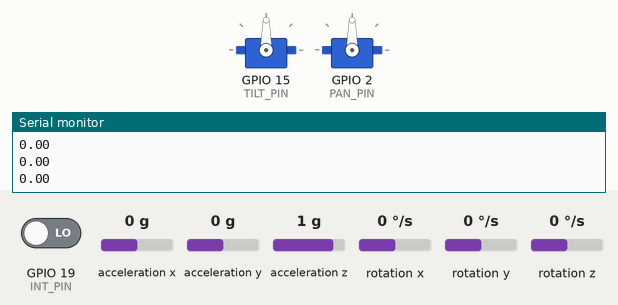
This program was run on a simulated ESP32. Shown: 2 × servo, the last lines printed to the serial monitor. The test bench sets the inputs (shaded band); at power-on: acceleration x 0 g, acceleration y 0 g, GPIO 19 (INT_PIN) LOW, acceleration z 1 g, rotation x 0 °/s, rotation y 0 °/s, rotation z 0 °/s. The sensor or clock chip raises its interrupt line as the real part does.

Above: at 2.2 s.
2.3 s: acceleration x set to -1.4 g
At 3.0 s:
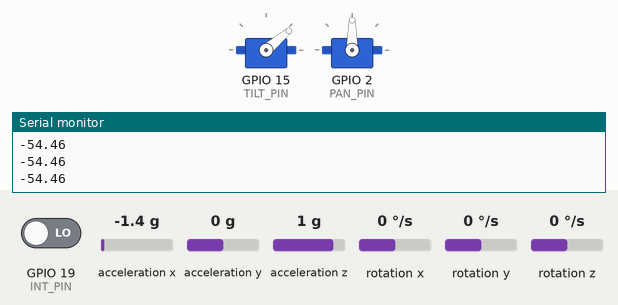
3.8 s: acceleration x set to 0.1 g
6.8 s: acceleration y set to -1.4 g
At 7.6 s:
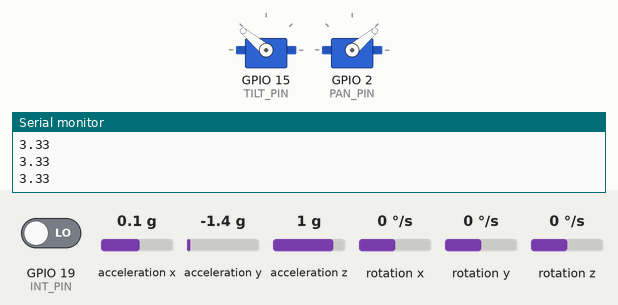
8.3 s: acceleration y set to 0.8 g
9.9 s: acceleration x set to -0.1 g
At 12.6 s:
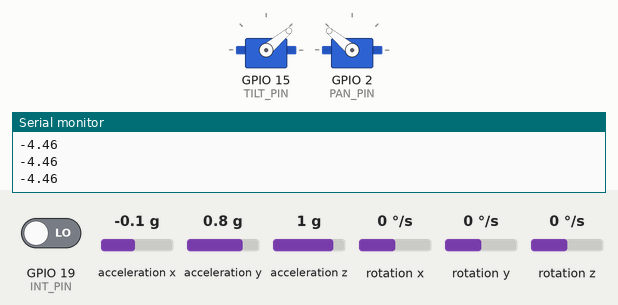
12.9 s: acceleration y set to 0 g
At 13.6 s:
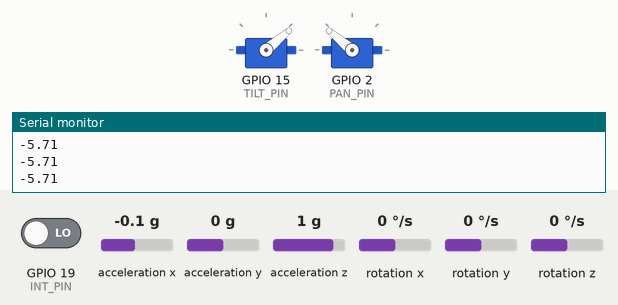
Timing chart, 0 to 15.4 s (numbered marks = the images above; inputs shaded):
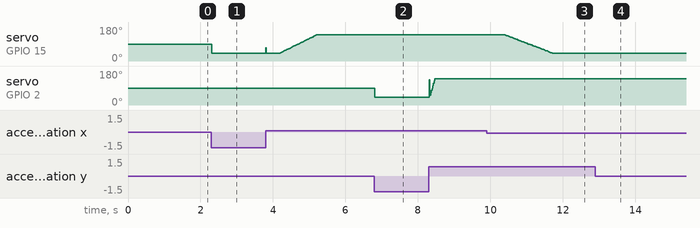

Measured:
- after the input at 2.3 s, servo on GPIO 15 (TILT_PIN): 90° → 40° at once
- after the input at 6.8 s, servo on GPIO 2 (PAN_PIN): 90° → 40° at once
- after the input at 9.9 s, servo on GPIO 15 (TILT_PIN): moves from 140° to 40° over 1.3 s, starting after 0.49 s
- after the input at 12.9 s, servo on GPIO 2 (PAN_PIN): 140° → 139° at once, → 140° 0.01 s later

The program:

main.cpp
```cpp
#include <Arduino.h>
#include <Wire.h>
#include <MPU6050_6Axis_MotionApps20.h>
#include <PID_v1.h>
#include <ESP32Servo.h>

// ─── Pin Definitions ────────────────────────────────────────────────────────
#define PAN_PIN  2
#define TILT_PIN 15
#define INT_PIN  19   // MPU6050 interrupt pin

Servo tiltServo;
Servo panServo;
MPU6050 mpu;

// ─── PID Variables ──────────────────────────────────────────────────────────
double Setpoint = 0;
double inputPitch, outputPitch;
double inputRoll,  outputRoll;

// Tuned using Ziegler-Nichols method: Ku=1.6, Tu=0.21s
// Kp=0.6*Ku, Ki=1.2*Ku/Tu, Kd=0.075*Ku*Tu
double Kp = 0.8, Ki = 16.8, Kd = 0.0105;

PID PIDPitch(&inputPitch, &outputPitch, &Setpoint, Kp, Ki, Kd, REVERSE);
PID PIDRoll (&inputRoll,  &outputRoll,  &Setpoint, Kp, Ki, Kd, REVERSE);

// ─── MPU6050 DMP Variables ──────────────────────────────────────────────────
uint8_t  fifoBuffer[64];
uint16_t packetSize;
uint16_t fifoCount;
uint8_t  mpuIntStatus;
Quaternion  q;
VectorFloat gravity;
float ypr[3];  // [yaw, pitch, roll] in radians

// Interrupt flag — set by ISR when DMP data is ready
volatile bool mpuInterrupt = false;
void dmpDataReady() { mpuInterrupt = true; }

// ─── Setup ──────────────────────────────────────────────────────────────────
void setup() {
    Serial.begin(115200);
    Wire.begin(21, 22);
    Wire.setClock(100000);

    tiltServo.attach(TILT_PIN);
    panServo.attach(PAN_PIN);
    tiltServo.write(90);
    panServo.write(90);
    delay(500);

    mpu.initialize();

    uint8_t status = mpu.dmpInitialize();
    if (status == 0) {
        // Auto-calibration — keep sensor flat and still during startup
        mpu.CalibrateAccel(6);
        mpu.CalibrateGyro(6);
        mpu.setDMPEnabled(true);

        attachInterrupt(digitalPinToInterrupt(INT_PIN), dmpDataReady, RISING);
        mpuIntStatus = mpu.getIntStatus();
        packetSize   = mpu.dmpGetFIFOPacketSize();
        mpuInterrupt = false;
        Serial.println("DMP Ready");
    } else {
        Serial.print("DMP Init Failed: ");
        Serial.println(status);
        while (true);
    }

    PIDPitch.SetMode(AUTOMATIC);
    PIDPitch.SetSampleTime(10);
    PIDPitch.SetOutputLimits(-90, 90);
    PIDRoll.SetMode(AUTOMATIC);
    PIDRoll.SetSampleTime(10);
    PIDRoll.SetOutputLimits(-90, 90);
}

// ─── Main Loop ──────────────────────────────────────────────────────────────
void loop() {

    // Runtime PID tuning via Serial (from MATLAB GUI)
    // Format: 'P<value>', 'I<value>', 'D<value>', 'S<setpoint>'
    if (Serial.available() > 0) {
        String msg = Serial.readStringUntil('\n');
        msg.trim();
        char   type = msg[0];
        double val  = msg.substring(1).toDouble();
        if      (type == 'P') Kp = val;
        else if (type == 'I') Ki = val;
        else if (type == 'D') Kd = val;
        else if (type == 'S') Setpoint = val;
        PIDPitch.SetTunings(Kp, Ki, Kd);
        PIDRoll.SetTunings(Kp, Ki, Kd);
    }

    // PID runs continuously between DMP interrupts for fast response
    while (!mpuInterrupt && fifoCount < packetSize) {
        PIDPitch.Compute();
        PIDRoll.Compute();
        tiltServo.write(constrain(90 + (int)outputPitch, 40, 140));
        panServo.write(constrain(90 + (int)outputRoll,   40, 140));
    }

    mpuInterrupt = false;
    mpuIntStatus = mpu.getIntStatus();
    fifoCount    = mpu.getFIFOCount();

    if ((mpuIntStatus & 0x10) || fifoCount == 1024) {
        mpu.resetFIFO();
        return;
    }

    if (mpuIntStatus & 0x02) {
        while (fifoCount < packetSize) fifoCount = mpu.getFIFOCount();
        mpu.getFIFOBytes(fifoBuffer, packetSize);
        fifoCount -= packetSize;

        mpu.dmpGetQuaternion(&q, fifoBuffer);
        mpu.dmpGetGravity(&gravity, &q);
        mpu.dmpGetYawPitchRoll(ypr, &q, &gravity);

        inputPitch = ypr[1] * 180.0 / M_PI;
        inputRoll  = ypr[2] * 180.0 / M_PI;

        Serial.println(inputPitch);
    }
}
```
